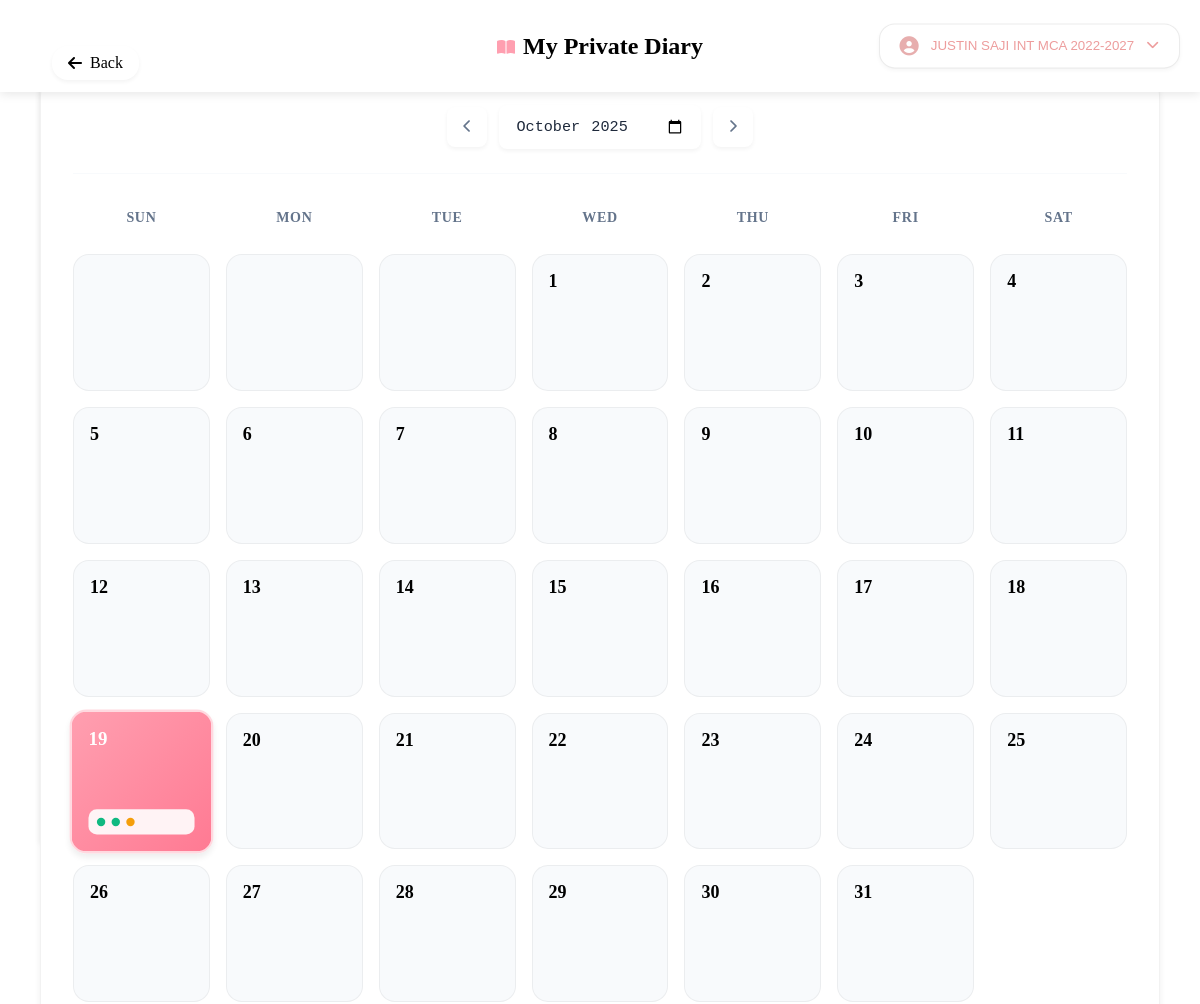
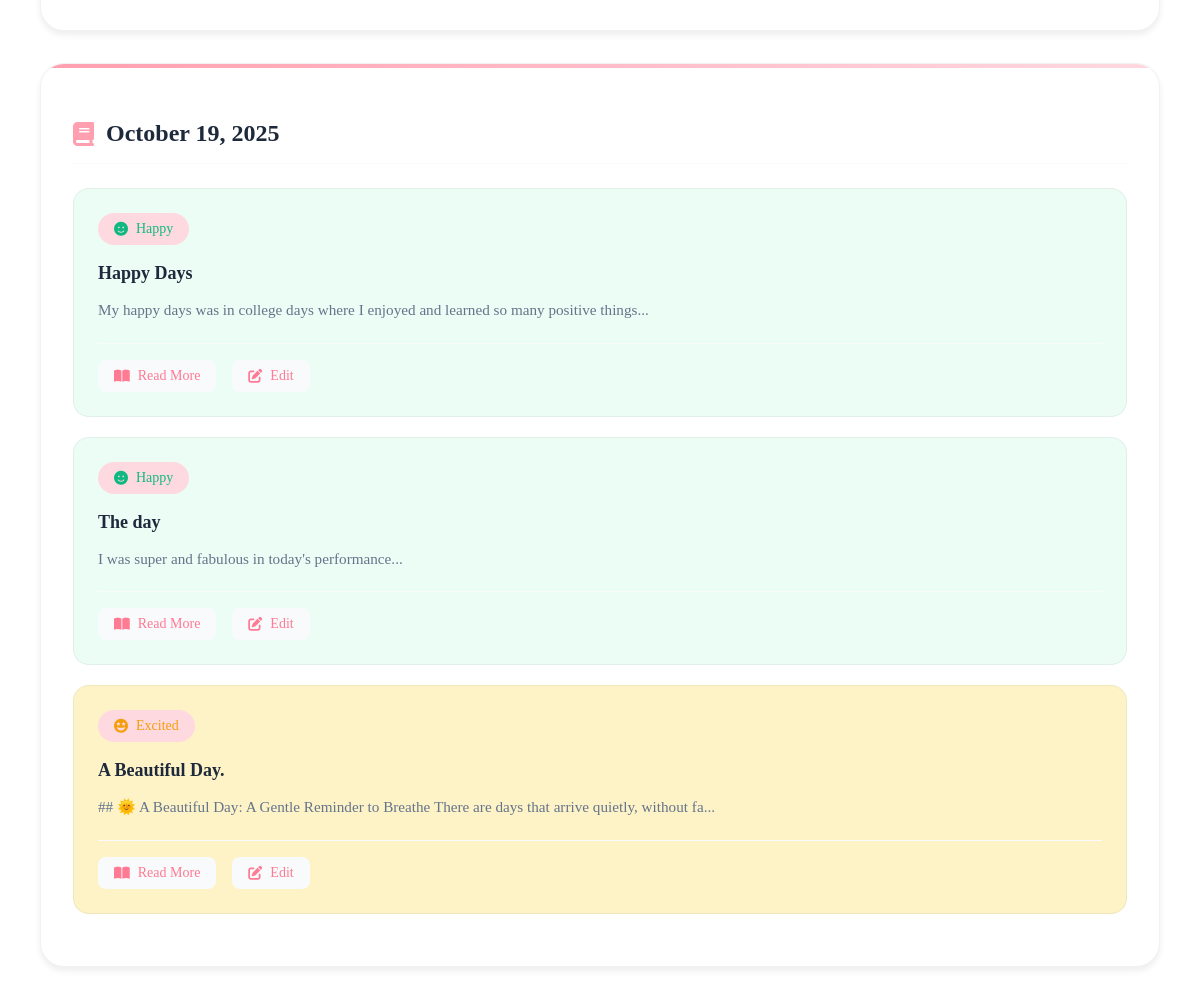
The app's page /calendar.php (signed in) with its own data (2 pictures, top to bottom).
### tables this page shows
CREATE TABLE `diary_entries` (
  `entry_id` int(11) NOT NULL,
  `user_id` int(11) NOT NULL,
  `title` varchar(255) NOT NULL,
  `content` text NOT NULL,
  `mood` varchar(50) DEFAULT NULL,
  `tags` text DEFAULT NULL,
  `is_favorite` tinyint(1) DEFAULT 0,
  `is_archived` tinyint(1) DEFAULT 0,
  `created_at` timestamp NOT NULL DEFAULT current_timestamp(),
  `updated_at` timestamp NOT NULL DEFAULT current_timestamp() ON UPDATE current_timestamp()
);

### calendar.php (the view, shortened to what this page needs)
<?php
require 'db_connect.php';
$user_id = $_SESSION['user_id'];
$current_month = isset($_GET['month']) ? $_GET['month'] : date('Y-m');
$selected_date = isset($_GET['date']) ? $_GET['date'] : date('Y-m-d');
$stmt = $conn->prepare("
    SELECT
        DATE(created_at) as date,
        title,
        SUBSTRING(content, 1, 100) as preview,
        mood,
        entry_id
    FROM diary_entries
    WHERE user_id = ?
    AND DATE_FORMAT(created_at, '%Y-%m') = ?
    ORDER BY created_at DESC
");
$stmt->bind_param("is", $user_id, $current_month);
$stmt->execute();
$result = $stmt->get_result();
$entries = [];
while ($row = $result->fetch_assoc()) {
    $entries[$row['date']][] = $row;
}
$mood_styles = [
    'Happy' => [
        'color' => '#10b981',
        'icon' => 'fa-smile',
        'bg' => '#ecfdf5'
    ],
    'Sad' => [
        'color' => '#6b7280',
        'icon' => 'fa-frown',
        'bg' => '#f3f4f6'
    ],
    'Excited' => [
        'color' => '#f59e0b',
        'icon' => 'fa-grin-stars',
        'bg' => '#fef3c7'
    ],
    'Anxious' => [
        'color' => '#ef4444',
        'icon' => 'fa-meh',
        'bg' => '#fee2e2'
    ],
    'Calm' => [
        'color' => '#3b82f6',
        'icon' => 'fa-smile-beam',
        'bg' => '#eff6ff'
    ]
];
?>
<!DOCTYPE html>
<html lang="en">
<head>
    <link rel="stylesheet" href="https://cdnjs.cloudflare.com/ajax/libs/font-awesome/6.4.0/css/all.min.css">
</head>
<body>
    <?php include 'includes/header.php'; ?>
    <div class="container">
        <?php include 'includes/sidebar.php'; ?>
        <main class="main-content">
            <div class="calendar-container">
                <div class="calendar-main">
                    <div class="calendar-header">
                        <div class="month-selector">
                            <?php
                            $prev_month = date('Y-m', strtotime($current_month . ' -1 month'));
                            $next_month = date('Y-m', strtotime($current_month . ' +1 month'));
                            ?>
                            <button onclick="window.location.href='?month=<?= $prev_month ?>'">
                                <i class="fas fa-chevron-left"></i>
                            </button>
                            <input type="month" value="<?= $current_month ?>"
                                   onchange="window.location.href='?month=' + this.value">
                            <button onclick="window.location.href='?month=<?= $next_month ?>'">
                                <i class="fas fa-chevron-right"></i>
                            </button>
                        </div>
                    </div>
                    <div class="calendar-grid">
                        <?php
                        $days = ['Sun', 'Mon', 'Tue', 'Wed', 'Thu', 'Fri', 'Sat'];
                        foreach ($days as $day) {
                            echo "<div class='calendar-day-header'>$day</div>";
                        }
                        $first_day = new DateTime("$current_month-01");
                        $last_day = new DateTime($first_day->format('Y-m-t'));
                        $leading_days = $first_day->format('w');
                        for ($i = 0; $i < $leading_days; $i++) {
                            echo "<div class='calendar-day'></div>";
                        }
                        $current = clone $first_day;
                        while ($current <= $last_day) {
                            $date = $current->format('Y-m-d');
                            $has_entries = isset($entries[$date]);
                            $is_selected = $date === $selected_date;
                            $class = 'calendar-day';
                            if ($has_entries) $class .= ' has-entries';
                            if ($is_selected) $class .= ' selected';
                            echo "<div class='$class' onclick=\"window.location.href='?month=$current_month&date=$date'\">";
                            echo "<div class='day-number'>" . $current->format('j') . "</div>";
                            if ($has_entries) {
                                echo "<div class='mood-indicators'>";
                                foreach ($entries[$date] as $entry) {
                                    $mood = $entry['mood'];
                                    if (isset($mood_styles[$mood])) {
                                        echo "<div class='mood-dot' style='background: {$mood_styles[$mood]['color']}'></div>";
                                    }
                                }
                                echo "</div>";
                            }
                            echo "</div>";
                            $current->modify('+1 day');
                        }
                        ?>
                    </div>
                </div>
                <div class="entries-preview">
                    <h3><i class="fas fa-book"></i> <?= date('F j, Y', strtotime($selected_date)) ?></h3>
                    <?php if (isset($entries[$selected_date])): ?>
                        <?php foreach ($entries[$selected_date] as $entry): ?>
                            <div class="entry-card" style="background: <?= $mood_styles[$entry['mood']]['bg'] ?>">
                                <div class="entry-header">
                                    <div class="entry-mood" style="color: <?= $mood_styles[$entry['mood']]['color'] ?>">
                                        <i class="fas <?= $mood_styles[$entry['mood']]['icon'] ?>"></i>
                                        <?= $entry['mood'] ?>
                                    </div>
                                </div>
                                <div class="entry-title"><?= htmlspecialchars($entry['title']) ?></div>
                                <div class="entry-preview"><?= htmlspecialchars($entry['preview']) ?>...</div>
                                <div class="entry-actions">
                                    <a href="view_entry.php?id=<?= $entry['entry_id'] ?>">
                                        <i class="fas fa-book-open"></i>
                                        Read More
                                    </a>
                                    <a href="view_entry.php?id=<?= $entry['entry_id'] ?>">
                                        <i class="fas fa-edit"></i>
                                        Edit
                                    </a>
                                </div>
                            </div>
                        <?php endforeach; ?>
                    <?php endif; ?>
                </div>
            </div>
        </main>
    </div>
</body>
</html>

### records on screen
diary_entries: mood "Happy", title "Happy Days", preview "My happy days was in college days where I enjoyed and learned so many positive things"
diary_entries: mood "Happy", title "The day", preview "I was super and fabulous in today's performance"
diary_entries: mood "Excited", title "A Beautiful Day.", preview "## 🌞 A Beautiful Day: A Gentle Reminder to Breathe There are days that arrive quietly, without fa"

### other values on screen
$_SESSION['full_name'] "JUSTIN SAJI INT MCA 2022-2027"
$day "SUN"
$day "MON"
$day "TUE"
$day "WED"
$day "THU"
$day "FRI"
$day "SAT"
$current->format('j') "1"
$current->format('j') "2"
$current->format('j') "3"
$current->format('j') "4"
$current->format('j') "5"
$current->format('j') "6"
$current->format('j') "7"
